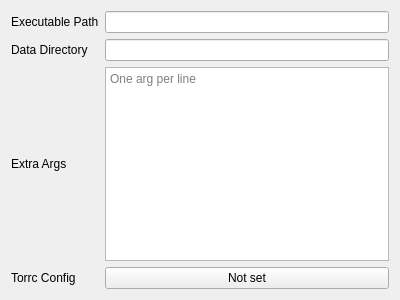
<?xml version="1.0" encoding="UTF-8"?>
<ui version="4.0">
 <class>EditTor</class>
 <widget class="QWidget" name="EditTor">
  <property name="geometry">
   <rect>
    <x>0</x>
    <y>0</y>
    <width>400</width>
    <height>300</height>
   </rect>
  </property>
  <property name="windowTitle">
   <string notr="true"/>
  </property>
  <layout class="QGridLayout" name="gridLayout">
   <item row="0" column="0">
    <widget class="QLabel" name="executable_path_l">
     <property name="text">
      <string>Executable Path</string>
     </property>
    </widget>
   </item>
   <item row="0" column="1">
    <widget class="MyLineEdit" name="executable_path"/>
   </item>
   <item row="1" column="0">
    <widget class="QLabel" name="data_directory_l">
     <property name="text">
      <string>Data Directory</string>
     </property>
    </widget>
   </item>
   <item row="1" column="1">
    <widget class="MyLineEdit" name="data_directory"/>
   </item>
   <item row="2" column="0">
    <widget class="QLabel" name="extra_args_l">
     <property name="text">
      <string>Extra Args</string>
     </property>
    </widget>
   </item>
   <item row="2" column="1">
    <widget class="QTextEdit" name="extra_args">
     <property name="placeholderText">
      <string>One arg per line</string>
     </property>
    </widget>
   </item>
   <item row="3" column="0">
    <widget class="QLabel" name="torrc_l">
     <property name="text">
      <string>Torrc Config</string>
     </property>
    </widget>
   </item>
   <item row="3" column="1">
    <widget class="QPushButton" name="torrc_edit">
     <property name="text">
      <string>Not set</string>
     </property>
    </widget>
   </item>
  </layout>
 </widget>
 <customwidgets>
  <customwidget>
   <class>MyLineEdit</class>
   <extends>QLineEdit</extends>
   <header>ui/widget/MyLineEdit.h</header>
  </customwidget>
 </customwidgets>
 <resources/>
 <connections/>
</ui>
